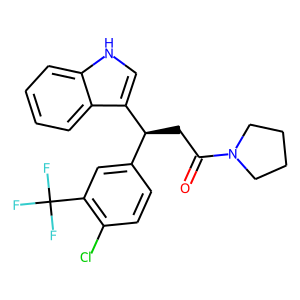
#> input picture test.png, 300 x 300 px
$ python -i preprocessing.py   (imports and definitions only)
#> lines starting #> are read from the running program, lines starting #| are printed output that depends on the picture
import cv2, imutils
import numpy as np
from PIL import Image, ImageOps, ImageFilter
from pathlib import Path
from fastprogress import progress_bar
from multiprocessing import Pool
import pandas as pd
import matplotlib.pyplot as plt

def minmaxscaler(x): return (x - x.min()) / (x.max() - x.min())

# [21 lines left out: functions auto_canny, sharpen, bounds_per_dimension, not called in this run]

def zero_trim_ndarray(ndarray):
    return ndarray[np.ix_(*bounds_per_dimension(ndarray))]

# [33 lines left out: function resizeAndPad, not called in this run]

# [26 lines of commented-out code are left out]

def preprocess_image(imgpath, min_contour_area=10, out_size=(256,256)):
#> called with imgpath = 'test.png', min_contour_area = 10, out_size = (256, 256)
    img = Image.open(imgpath)
#> img is the input picture: PIL image 300x300 RGB; mean R, G, B 247.5, 247.6, 248.2
    img = ImageOps.invert(img)
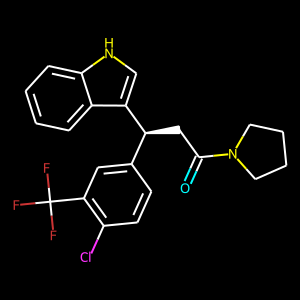
#> img: PIL image 300x300 RGB; mean R, G, B 7.5, 7.4, 6.8
    img = img.filter(ImageFilter.SHARPEN)
    img = img.filter(ImageFilter.MaxFilter(3))
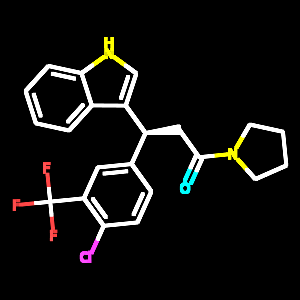
#> img: PIL image 300x300 RGB; mean R, G, B 17.2, 16.7, 15.4
    pad_all = 5
    w, h = img.size
#> w = 300; h = 300
    im = np.array(img)
    # find contours in the thresholded image
#> (the run stopped early here; a loop or call above may not have finished)
